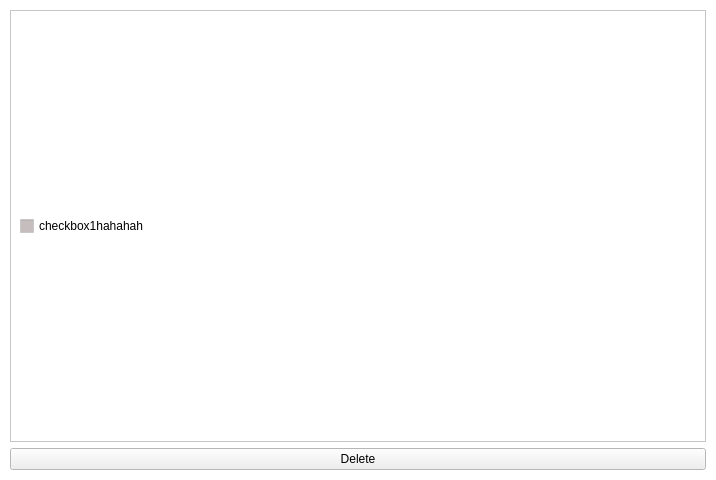
<?xml version="1.0" encoding="UTF-8"?>
<ui version="4.0">
 <class>Form</class>
 <widget class="QWidget" name="Form">
  <property name="geometry">
   <rect>
    <x>0</x>
    <y>0</y>
    <width>716</width>
    <height>480</height>
   </rect>
  </property>
  <property name="palette">
   <palette>
    <active>
     <colorrole role="Base">
      <brush brushstyle="SolidPattern">
       <color alpha="255">
        <red>198</red>
        <green>190</green>
        <blue>190</blue>
       </color>
      </brush>
     </colorrole>
     <colorrole role="Window">
      <brush brushstyle="SolidPattern">
       <color alpha="255">
        <red>255</red>
        <green>255</green>
        <blue>255</blue>
       </color>
      </brush>
     </colorrole>
    </active>
    <inactive>
     <colorrole role="Base">
      <brush brushstyle="SolidPattern">
       <color alpha="255">
        <red>198</red>
        <green>190</green>
        <blue>190</blue>
       </color>
      </brush>
     </colorrole>
     <colorrole role="Window">
      <brush brushstyle="SolidPattern">
       <color alpha="255">
        <red>255</red>
        <green>255</green>
        <blue>255</blue>
       </color>
      </brush>
     </colorrole>
    </inactive>
    <disabled>
     <colorrole role="Base">
      <brush brushstyle="SolidPattern">
       <color alpha="255">
        <red>255</red>
        <green>255</green>
        <blue>255</blue>
       </color>
      </brush>
     </colorrole>
     <colorrole role="Window">
      <brush brushstyle="SolidPattern">
       <color alpha="255">
        <red>255</red>
        <green>255</green>
        <blue>255</blue>
       </color>
      </brush>
     </colorrole>
    </disabled>
   </palette>
  </property>
  <property name="windowTitle">
   <string>Eliminar Proveedor</string>
  </property>
  <property name="windowIcon">
   <iconset>
    <normaloff>../images/rss.png</normaloff>../images/rss.png</iconset>
  </property>
  <layout class="QVBoxLayout" name="verticalLayout">
   <property name="margin">
    <number>10</number>
   </property>
   <item>
    <widget class="QScrollArea" name="scrollArea">
     <property name="widgetResizable">
      <bool>true</bool>
     </property>
     <widget class="QWidget" name="scrollAreaWidgetContents">
      <property name="geometry">
       <rect>
        <x>0</x>
        <y>0</y>
        <width>694</width>
        <height>423</height>
       </rect>
      </property>
      <layout class="QVBoxLayout" name="verticalLayout_2">
       <item>
        <layout class="QHBoxLayout" name="horizontalLayout">
         <item>
          <widget class="QCheckBox" name="checkBox">
           <property name="text">
            <string>checkbox1hahahah</string>
           </property>
          </widget>
         </item>
        </layout>
       </item>
      </layout>
     </widget>
    </widget>
   </item>
   <item>
    <widget class="QPushButton" name="addButton">
     <property name="text">
      <string>Delete</string>
     </property>
    </widget>
   </item>
  </layout>
 </widget>
 <resources/>
 <connections/>
</ui>
